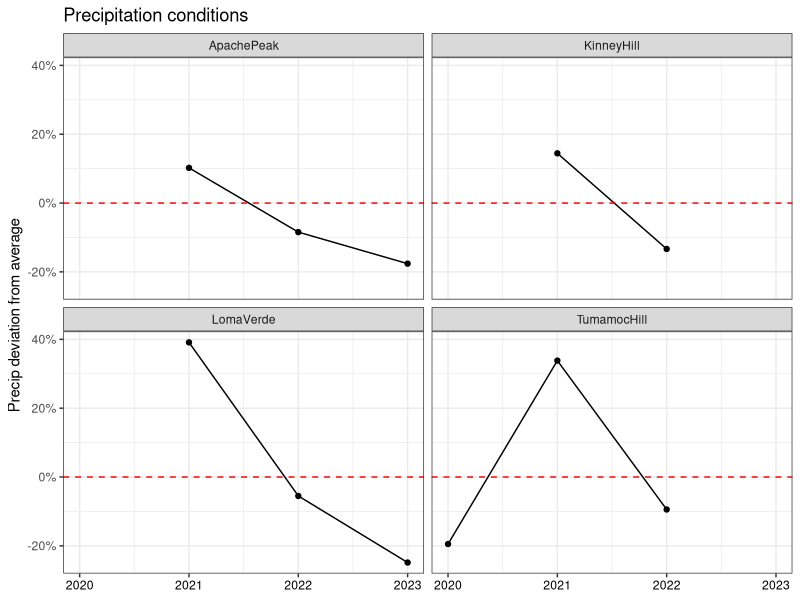
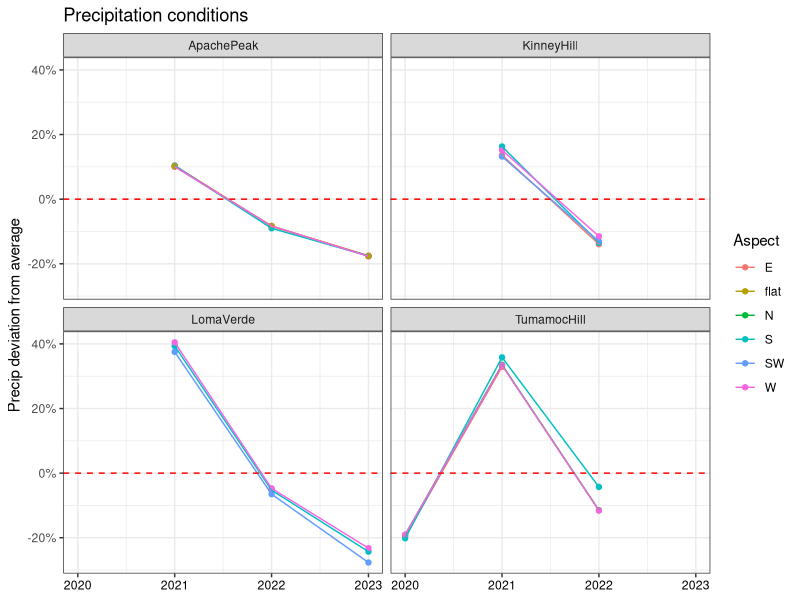
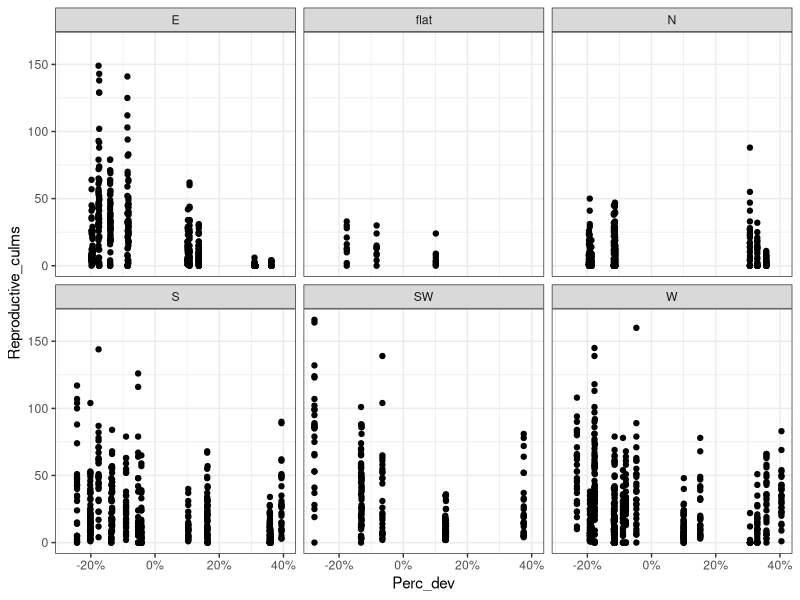
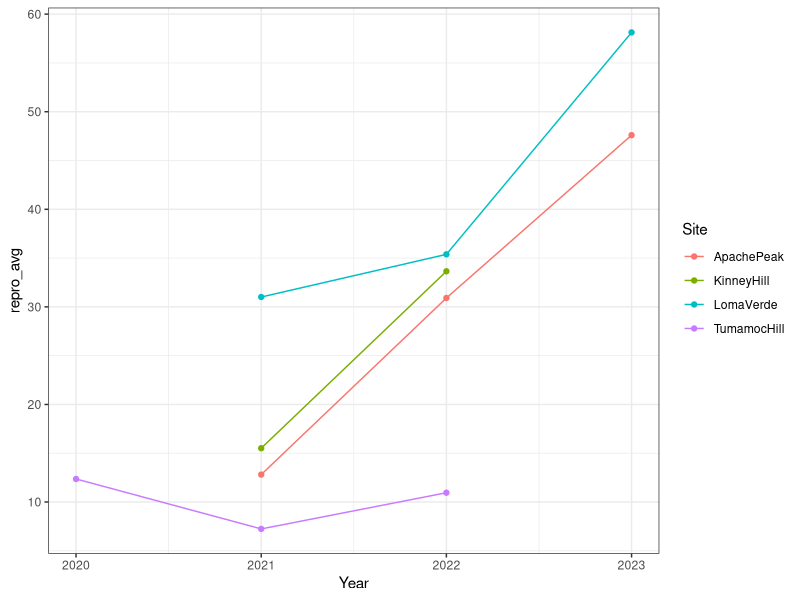
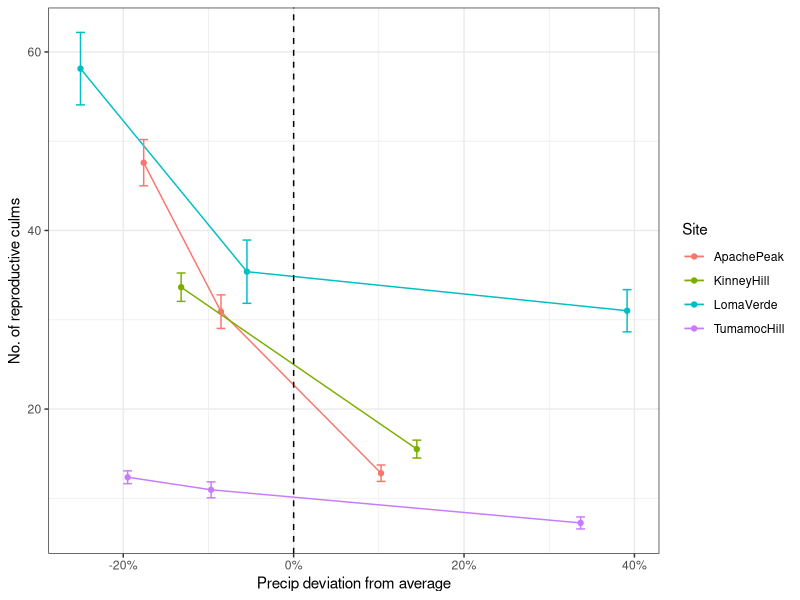
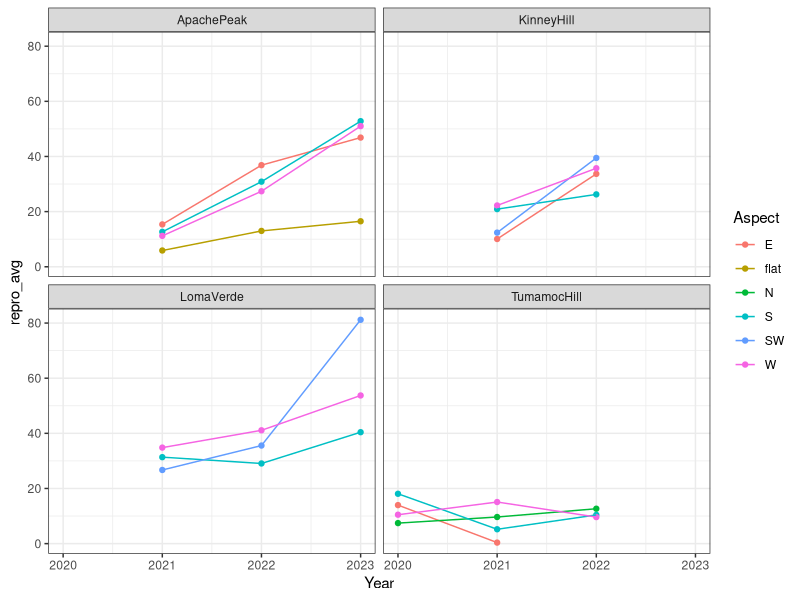
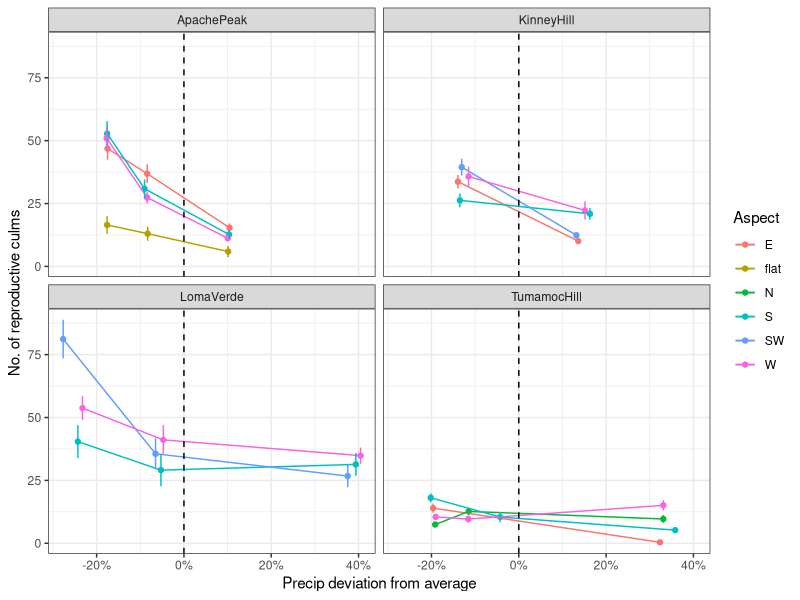
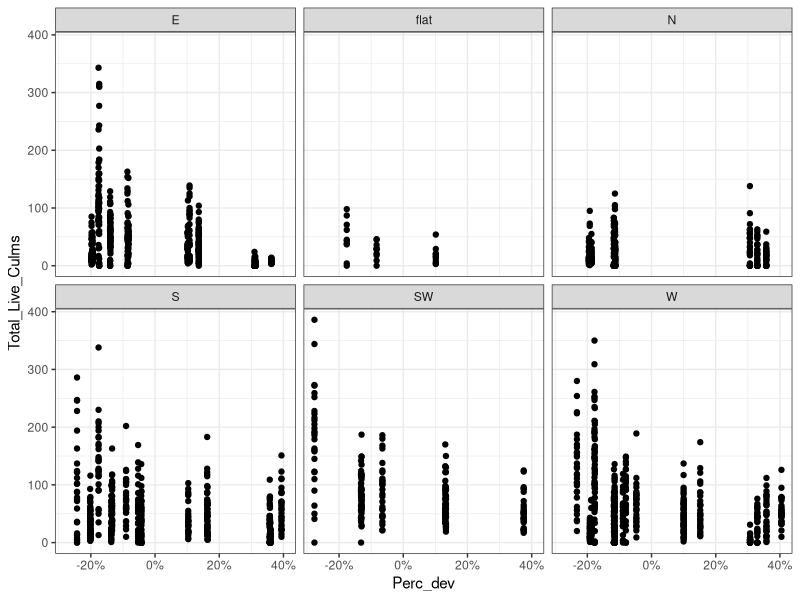

Source code (R) for these figures, in order: (Note: this script raises an error after producing the figures.)
# Created: 2024-09-23
# Updated: 2024-10-01

# Purpose: Graph culm, cover and density response to precip variation.

# Have to use average precip dev to represent each year, because the actual precip dev
#   is slightly different by sampling date.


library(readxl)
library(tidyverse)
library(scales)

# Load data ---------------------------------------------------------------

dat <- read_csv("data/cleaned/04_demography-data_clean.csv")


# Data wrangling ----------------------------------------------------------

# Create df of average and SE to make line graph for culm count
culm.avg.site <- dat |> 
  group_by(Year, StudyYear, Site) |> 
  summarise(repro_avg = mean(Reproductive_culms),
            repro_se = sd(Reproductive_culms) / sqrt(n()),
            total_avg = mean(Total_Live_Culms),
            total_se = sd(Total_Live_Culms) / sqrt(n()),
            Perc_dev_avg = mean(Perc_dev),
            .groups = "keep")

culm.avg.site.aspect <- dat |> 
  group_by(Year, StudyYear, Site, Aspect) |> 
  summarise(repro_avg = mean(Reproductive_culms),
            repro_se = sd(Reproductive_culms) / sqrt(n()),
            total_avg = mean(Total_Live_Culms),
            total_se = sd(Total_Live_Culms) / sqrt(n()),
            Perc_dev_avg = mean(Perc_dev),
            .groups = "keep")


# Separate out plot-level data
dat.plot <- dat |> 
  select(-Plant_ID, -Vegetative_culms, -Reproductive_culms, -Total_Live_Culms, -Longestleaflength_cm) |> 
  distinct(.keep_all = TRUE)

# Create df of average and SE to make line graph for density & cover
plot.avg.site <- dat.plot |> 
  group_by(Year, StudyYear, Site) |> 
  summarise(bgden_avg = mean(BGDensity),
            bgden_se = sd(BGDensity) / sqrt(n()),
            bgcov_avg = mean(BGCover),
            bgcov_se   = sd(BGCover) / sqrt(n()),
            shrub_avg = mean(ShrubCover),
            shrub_se = sd(ShrubCover) / sqrt(n()),
            forb_avg = mean(ForbCover),
            forb_se = sd(ForbCover) / sqrt(n()),
            ng_avg = mean(NGCover),
            ng_se = sd(NGCover) / sqrt(n()),
            Perc_dev_avg = mean(Perc_dev),
            .groups = "keep")

plot.avg.site.aspect <- dat.plot |> 
  group_by(Year, StudyYear, Site, Aspect) |> 
  summarise(bgden_avg = mean(BGDensity),
            bgden_se = sd(BGDensity) / sqrt(n()),
            bgcov_avg = mean(BGCover),
            bgcov_se   = sd(BGCover) / sqrt(n()),
            shrub_avg = mean(ShrubCover),
            shrub_se = sd(ShrubCover) / sqrt(n()),
            forb_avg = mean(ForbCover),
            forb_se = sd(ForbCover) / sqrt(n()),
            ng_avg = mean(NGCover),
            ng_se = sd(NGCover) / sqrt(n()),
            Perc_dev_avg = mean(Perc_dev),
            .groups = "keep")


# Precip deviation --------------------------------------------------------

precip.dev <- plot.avg.site |> 
  ggplot(aes(x = Year, y = Perc_dev_avg)) +
  geom_point() +
  geom_line() +
  facet_wrap(~Site) +
  ggtitle("Precipitation conditions") +
  xlab(NULL) +
  ylab("Precip deviation from average") +
  theme_bw() +
  scale_y_continuous(labels = percent) +
  geom_hline(yintercept = 0,
             linetype = "dashed",
             color = "red") +
  theme(axis.text.x = element_text(color = "black"))
precip.dev

plot.avg.site.aspect |> 
  ggplot(aes(x = Year, y = Perc_dev_avg, color = Aspect)) +
  geom_point() +
  geom_line() +
  facet_wrap(~Site) +
  ggtitle("Precipitation conditions") +
  xlab(NULL) +
  ylab("Precip deviation from average") +
  theme_bw() +
  scale_y_continuous(labels = percent) +
  geom_hline(yintercept = 0,
             linetype = "dashed",
             color = "red") +
  theme(axis.text.x = element_text(color = "black"))


# Reproductive culms ------------------------------------------------------

# By aspect (scatterplot, all obs)
dat |> 
  ggplot(aes(x = Perc_dev, y = Reproductive_culms)) +
  geom_point() +
  scale_x_continuous(labels = scales::percent) +
  facet_wrap(~Aspect) +
  theme_bw()

# By site (line graph)
culm.avg.site |> 
  ggplot(aes(x = Year, y = repro_avg, color = Site)) +
  geom_point() +
  geom_line() +
  theme_bw()
repro.site <- culm.avg.site |> 
  ggplot(aes(x = Perc_dev_avg, y = repro_avg, color = Site)) +
  geom_point() +
  geom_line() +
  geom_errorbar(aes(ymin = repro_avg - repro_se, ymax = repro_avg + repro_se)) +
  geom_vline(xintercept = 0, linetype = "dashed") +
  theme_bw() +
  scale_x_continuous(labels = scales::percent) +
  xlab("Precip deviation from average") +
  ylab("No. of reproductive culms")
repro.site

# By site and aspect (line graph)
culm.avg.site.aspect |> 
  ggplot(aes(x = Year, y = repro_avg, color = Aspect)) +
  geom_point() +
  geom_line() +
  facet_wrap(~Site) +
  theme_bw()
culm.avg.site.aspect |> 
  ggplot(aes(x = Perc_dev_avg, y = repro_avg, color = Aspect)) +
  geom_point() +
  geom_line() +
  geom_errorbar(aes(ymin = repro_avg - repro_se, ymax = repro_avg + repro_se)) +
  geom_vline(xintercept = 0, linetype = "dashed") +
  theme_bw() +
  facet_wrap(~Site) +
  scale_x_continuous(labels = scales::percent) +
  xlab("Precip deviation from average") +
  ylab("No. of reproductive culms")





# Total culms -------------------------------------------------------------

# By aspect (scatterplot, all obs)
dat |> 
  ggplot(aes(x = Perc_dev, y = Total_Live_Culms)) +
  geom_point() +
  scale_x_continuous(labels = scales::percent) +
  facet_wrap(~Aspect) +
  theme_bw()

# By site (line graph)
culm.avg.site |> 
  ggplot(aes(x = Year, y = total_avg, color = Site)) +
  geom_point() +
  geom_line() +
  theme_bw()
total.site <- culm.avg.site |> 
  ggplot(aes(x = Perc_dev_avg, y = total_avg, color = Site)) +
  geom_point() +
  geom_line() +
  geom_errorbar(aes(ymin = total_avg - total_se, ymax = total_avg + total_se)) +
  geom_vline(xintercept = 0, linetype = "dashed") +
  theme_bw() +
  scale_x_continuous(labels = scales::percent) +
  xlab("Precip deviation from average") +
  ylab("Total number of culms")
total.site

# By site and aspect (line graph)
culm.avg.site.aspect |> 
  ggplot(aes(x = Year, y = total_avg, color = Aspect)) +
  geom_point() +
  geom_line() +
  facet_wrap(~Site) +
  theme_bw()
culm.avg.site.aspect |> 
  ggplot(aes(x = Perc_dev_avg, y = total_avg, color = Aspect)) +
  geom_point() +
  geom_line() +
  geom_errorbar(aes(ymin = total_avg - total_se, ymax = total_avg + total_se)) +
  geom_vline(xintercept = 0, linetype = "dashed") +
  theme_bw() +
  facet_wrap(~Site) +
  scale_x_continuous(labels = scales::percent) +
  xlab("Precip deviation from average") +
  ylab("Total number of culms")



# Buffelgrass density -----------------------------------------------------

# By site (line graph)
plot.avg.site |> 
  ggplot(aes(x = Year, y = bgden_avg, color = Site)) +
  geom_point() +
  geom_line() +
  theme_bw()
bgden.site <- plot.avg.site |> 
  ggplot(aes(x = Perc_dev_avg, y = bgden_avg, color = Site)) +
  geom_point() +
  geom_line() +
  geom_errorbar(aes(ymin = bgden_avg - bgden_se, ymax = bgden_avg + bgden_se)) +
  geom_vline(xintercept = 0, linetype = "dashed") +
  theme_bw() +
  scale_x_continuous(labels = scales::percent) +
  labs(x = "Precip deviation from average",
       y = expression(paste("Density (individuals /  ", m^2, ")"))) 
bgden.site

# By site and aspect (line graph)
plot.avg.site.aspect |> 
  ggplot(aes(x = Year, y = bgden_avg, color = Aspect)) +
  geom_point() +
  geom_line() +
  facet_wrap(~Site) +
  theme_bw()
plot.avg.site.aspect |> 
  ggplot(aes(x = Perc_dev_avg, y = bgden_avg, color = Aspect)) +
  geom_point() +
  geom_line() +
  geom_errorbar(aes(ymin = bgden_avg - bgden_se, ymax = bgden_avg + bgden_se)) +
  geom_vline(xintercept = 0, linetype = "dashed") +
  theme_bw() +
  facet_wrap(~Site) +
  scale_x_continuous(labels = scales::percent) +
  labs(x = "Precip deviation from average",
       y = expression(paste("Density (individuals /  ", m^2, ")"))) 


# Buffelgrass cover -------------------------------------------------------

plot.avg.site |> 
  ggplot(aes(x = Year, y = bgcov_avg, color = Site)) +
  geom_point() +
  geom_line() +
  theme_bw()
bgcov.site <- plot.avg.site |> 
  ggplot(aes(x = Perc_dev_avg, y = bgcov_avg, color = Site)) +
  geom_point() +
  geom_line() +
  geom_errorbar(aes(ymin = bgcov_avg - bgcov_se, ymax = bgcov_avg + bgcov_se)) +
  geom_vline(xintercept = 0, linetype = "dashed") +
  theme_bw() +
  scale_x_continuous(labels = scales::percent) +
  xlab("Precip deviation from average") +
  ylab("Buffelgrass cover (%)")
bgcov.site

# By site and aspect (line graph)
plot.avg.site.aspect |> 
  ggplot(aes(x = Year, y = bgcov_avg, color = Aspect)) +
  geom_point() +
  geom_line() +
  facet_wrap(~Site) +
  theme_bw()
plot.avg.site.aspect |> 
  ggplot(aes(x = Perc_dev_avg, y = bgcov_avg, color = Aspect)) +
  geom_point() +
  geom_line() +
  geom_errorbar(aes(ymin = bgcov_avg - bgcov_se, ymax = bgcov_avg + bgcov_se)) +
  geom_vline(xintercept = 0, linetype = "dashed") +
  theme_bw() +
  facet_wrap(~Site) +
  scale_x_continuous(labels = scales::percent) +
  xlab("Precip deviation from average") +
  ylab("Buffelgrass cover")    


# Shrub cover -------------------------------------------------------------

plot.avg.site |> 
  ggplot(aes(x = Year, y = shrub_avg, color = Site)) +
  geom_point() +
  geom_line() +
  theme_bw()
plot.avg.site |> 
  ggplot(aes(x = Perc_dev_avg, y = shrub_avg, color = Site)) +
  geom_point() +
  geom_line() +
  geom_errorbar(aes(ymin = shrub_avg - shrub_se, ymax = shrub_avg + shrub_se)) +
  geom_vline(xintercept = 0, linetype = "dashed") +
  theme_bw() +
  scale_x_continuous(labels = scales::percent) +
  xlab("Precip deviation from average") +
  ylab("Shrub cover (%)")

# By site and aspect (line graph)
plot.avg.site.aspect |> 
  ggplot(aes(x = Year, y = shrub_avg, color = Aspect)) +
  geom_point() +
  geom_line() +
  facet_wrap(~Site) +
  theme_bw()
plot.avg.site.aspect |> 
  ggplot(aes(x = Perc_dev_avg, y = shrub_avg, color = Aspect)) +
  geom_point() +
  geom_line() +
  geom_errorbar(aes(ymin = shrub_avg - shrub_se, ymax = shrub_avg + shrub_se)) +
  geom_vline(xintercept = 0, linetype = "dashed") +
  theme_bw() +
  facet_wrap(~Site) +
  scale_x_continuous(labels = scales::percent) +
  xlab("Precip deviation from average") +
  ylab("Shrub cover (%)")    



# Forb cover --------------------------------------------------------------

plot.avg.site |> 
  ggplot(aes(x = Year, y = forb_avg, color = Site)) +
  geom_point() +
  geom_line() +
  theme_bw()
plot.avg.site |> 
  ggplot(aes(x = Perc_dev_avg, y = forb_avg, color = Site)) +
  geom_point() +
  geom_line() +
  geom_errorbar(aes(ymin = forb_avg - forb_se, ymax = forb_avg + forb_se)) +
  geom_vline(xintercept = 0, linetype = "dashed") +
  theme_bw() +
  scale_x_continuous(labels = scales::percent) +
  xlab("Precip deviation from average") +
  ylab("Forb cover (%)")

# By site and aspect (line graph)
plot.avg.site.aspect |> 
  ggplot(aes(x = Year, y = forb_avg, color = Aspect)) +
  geom_point() +
  geom_line() +
  facet_wrap(~Site) +
  theme_bw()
plot.avg.site.aspect |> 
  ggplot(aes(x = Perc_dev_avg, y = forb_avg, color = Aspect)) +
  geom_point() +
  geom_line() +
  geom_errorbar(aes(ymin = forb_avg - forb_se, ymax = forb_avg + forb_se)) +
  geom_vline(xintercept = 0, linetype = "dashed") +
  theme_bw() +
  facet_wrap(~Site) +
  scale_x_continuous(labels = scales::percent) +
  xlab("Precip deviation from average") +
  ylab("Forb cover (%)")    


# Native grass cover ------------------------------------------------------

plot.avg.site |> 
  ggplot(aes(x = Year, y = ng_avg, color = Site)) +
  geom_point() +
  geom_line() +
  theme_bw()
plot.avg.site |> 
  ggplot(aes(x = Perc_dev_avg, y = ng_avg, color = Site)) +
  geom_point() +
  geom_line() +
  geom_errorbar(aes(ymin = ng_avg - ng_se, ymax = ng_avg + ng_se)) +
  geom_vline(xintercept = 0, linetype = "dashed") +
  theme_bw() +
  scale_x_continuous(labels = scales::percent) +
  xlab("Precip deviation from average") +
  ylab("Native grass cover (%)")

# By site and aspect (line graph)
plot.avg.site.aspect |> 
  ggplot(aes(x = Year, y = ng_avg, color = Aspect)) +
  geom_point() +
  geom_line() +
  facet_wrap(~Site) +
  theme_bw()
plot.avg.site.aspect |> 
  ggplot(aes(x = Perc_dev_avg, y = ng_avg, color = Aspect)) +
  geom_point() +
  geom_line() +
  geom_errorbar(aes(ymin = ng_avg - ng_se, ymax = ng_avg + ng_se)) +
  geom_vline(xintercept = 0, linetype = "dashed") +
  theme_bw() +
  facet_wrap(~Site) +
  scale_x_continuous(labels = scales::percent) +
  xlab("Precip deviation from average") +
  ylab("Native grass cover (%)")  




# Write out draft figures -------------------------------------------------

tiff("figures/2025-02_draft-figures/Precip-deviation.tiff", units = "in", height = 5, width = 7, res = 150)
precip.dev
dev.off()

tiff("figures/2025-02_draft-figures/Reproductive-culms_precip-dev-by-site.tiff", units = "in", height = 5, width = 6, res = 150)
repro.site
dev.off()

tiff("figures/2025-02_draft-figures/Total-culms_precip-dev-by-site.tiff", units = "in", height = 5, width = 6, res = 150)
total.site
dev.off()

tiff("figures/2025-02_draft-figures/BG-density_precip-dev-by-site.tiff", units = "in", height = 5, width = 6, res = 150)
bgden.site
dev.off()

tiff("figures/2025-02_draft-figures/BG-cover_precip-dev-by-site.tiff", units = "in", height = 5, width = 6, res = 150)
bgcov.site
dev.off()


save.image("RData/05_draft-figs.RData")
